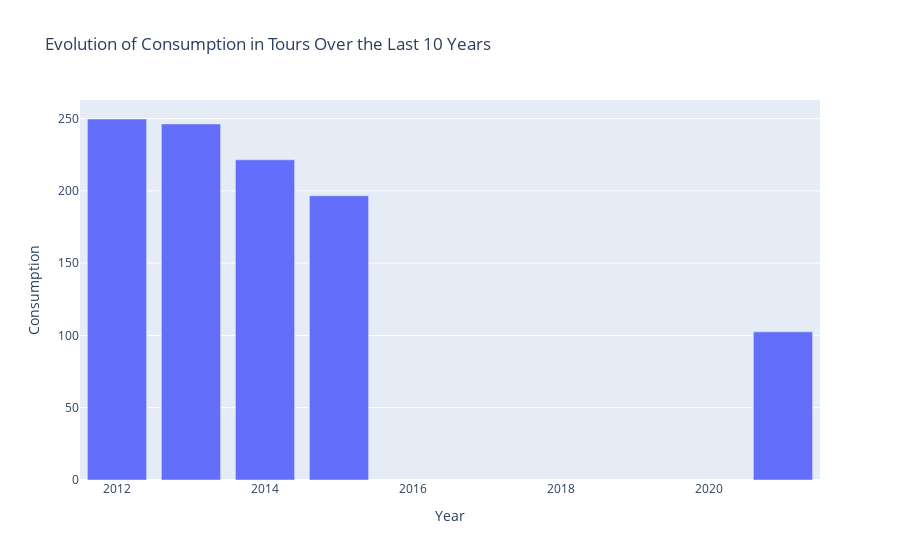

Notebook source saved alongside this figure:
### Code cell
show_conso("Tours")

### Figure 1 — Plotly figure (JSON) as saved in the notebook; plotly's stock layout.template omitted (floating-point values rounded to 4 significant figures)
{"data": [{"type": "bar", "x": [2012, 2013, 2014, 2015, 2021], "y": [249.7, 246.2, 221.5, 196.6, 102.5]}], "layout": {"autosize": true, "title": {"text": "Evolution of Consumption in Tours Over the Last 10 Years"}, "xaxis": {"autorange": true, "range": [2012.0, 2022.0], "title": {"text": "Year"}, "type": "linear"}, "yaxis": {"autorange": true, "range": [0, 262.8], "title": {"text": "Consumption"}, "type": "linear"}}}
